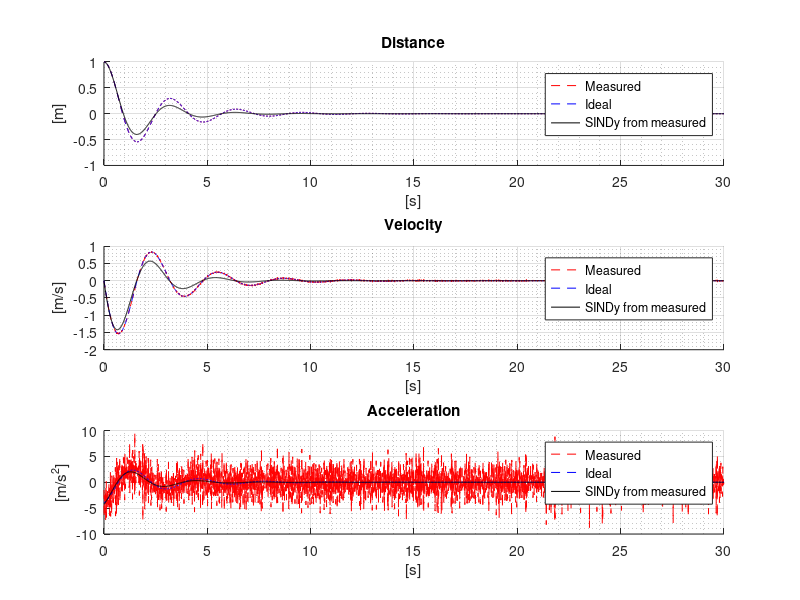

The MATLAB source for this figure:
clear;
clf;
close all;

%% Constants
m = 1;
k = 4;
c = 0.8;
dt = 1/100; % [s]
t = 0:dt:30; % [s]
s_ideal(1) = 1;
v_ideal(1) = 0;

%% Equations
% F = m * a
% -k * x - c * v = m  * a
% -k / m * x - c / m * v = a

for i = 1 : length(t) - 1
    a_ideal(i) = -k / m * s_ideal(i) - c / m * v_ideal(i);
    v_ideal(i+1) = v_ideal(i) + a_ideal(i) * dt;
    s_ideal(i+1) = s_ideal(i) + v_ideal(i) * dt;
end
a_ideal(length(t)) = -k / m * s_ideal(length(t)) - c / m * v_ideal(length(t));

%% SINDy

s_meas = s_ideal;

noise_level = 0.0001;    
gauss = noise_level * randn(size(s_meas));

s_meas = s_meas + gauss;

v_meas = diff(s_meas);
v_meas(length(v_meas) + 1) = v_meas(length(v_meas));
v_meas = v_meas / dt;

a_meas = diff(v_meas);
a_meas(length(a_meas) + 1) = a_meas(length(a_meas));
a_meas = a_meas / dt;


for i = 1 : length(a_ideal)
    Theta(i,1:6) = [1, v_meas(i), s_meas(i),...
    v_meas(i)*s_meas(i), v_meas(i)^2,...
    s_meas(i)^2];
end

Theta_functions = {'1', 'v', 's', 'v*s', 'v^2', 's^2'};

RMS_theta = ones(length(a_ideal), 1) * rms(Theta);
Theta_norm = Theta ./ RMS_theta;

for i = 1 : length(s_meas)
    x(i, 1) = s_meas(i);
    x(i, 2) = v_meas(i);
end

for i = 1 : length(v_meas)
    x_der(i, 1) = v_meas(i);
    x_der(i, 2) = a_meas(i);
end

Xi = inv(Theta_norm'*Theta_norm + 1.5e-2 * eye(6,6)) * Theta_norm' * x_der(:, 2);

% Sparse regression 
lambda = 0.15;   
n_iter = 100;

for i = 1:n_iter
   
    Xi(abs(Xi) < lambda) = 0;
    
    remains = (Xi ~= 0);
  
    Theta_new = Theta_norm(:, remains);
    Xi_red = inv(Theta_new' * Theta_new + 1.5e-2 * eye(size(Theta_new' * Theta_new))) * Theta_new' * x_der(:, 2);
    
    Xi_new = zeros(size(Xi));
    Xi_new(remains) = Xi_red;
    
    Xi = Xi_new;
end

Xi = Xi ./ RMS_theta(1,:)';

% for i = 1:length(Xi)
%     if Xi(i) ~= 0
%         fprintf('%6s tag együtthatója: %8.4f\n', Theta_functions{i}, Xi(i));
%     end
% end

fprintf('\nIdeal equation without noise:\n');
fprintf('a = (%.6f)*v + (%.6f)*s ', (-c / m), (-k / m));
fprintf('\n');

fprintf('\nEquation recreated with  from the noisy measurement:\n');
if Xi(1) ~= 0
    fprintf('a = %.6f', Xi(1));
else
    fprintf('a = ');
end
for i = 2:length(Xi)
    if Xi(i) > 0
        fprintf(' + %.6f*%s', Xi(i), Theta_functions{i});
    elseif Xi(i) < 0
        fprintf(' - %.6f*%s', abs(Xi(i)), Theta_functions{i});
    end
end
fprintf('\n');

% Recreation
s_rec = zeros(1, length(t));
v_rec = zeros(1, length(t));
a_rec = zeros(1, length(t));

s_rec(1) = s_meas(1);
v_rec(1) = v_meas(1);
for i = 1:(length(t) - 1)
    Theta_rec(i,1:6) = [1, v_rec(i), s_rec(i),...
    v_rec(i)*s_rec(i), v_rec(i)^2,...
    s_rec(i)^2];

    a_rec(i) = Theta_rec(i, :) * Xi;
    v_rec(i+1) = v_rec(i) + a_rec(i) * dt;
    s_rec(i+1) = s_rec(i) + v_rec(i) * dt;

end
%% Plot
subplot(3,1,1);
grid on;
grid minor;
hold on;
title 'Distance'
xlabel('[s]');
ylabel('[m]')
plot(t, s_meas, 'r--', 'LineWidth', 0.5);
plot(t, s_ideal, 'b--', 'LineWidth', 0.5);
plot(t, s_rec, 'k', 'LineWidth', 0.5);
legend('Measured', 'Ideal', 'SINDy from measured');

subplot(3,1,2);
grid on;
grid minor;
hold on;
title 'Velocity'
xlabel('[s]');
ylabel('[m/s]')
plot(t, v_meas, 'r--', 'LineWidth', 0.5);
plot(t, v_ideal, 'b--', 'LineWidth', 0.5)
plot(t, v_rec, 'k', 'LineWidth', 0.5);
legend('Measured', 'Ideal', 'SINDy from measured');

subplot(3,1,3);
grid on;
grid minor;
hold on;
title 'Acceleration';
xlabel('[s]');
ylabel('[m/s^2]')
plot(t, a_meas, 'r--', 'LineWidth', 0.5);
plot(t, a_ideal, 'b--', 'LineWidth', 0.5);
plot(t, a_rec, 'k', 'LineWidth', 0.5);
legend('Measured', 'Ideal', 'SINDy from measured');
